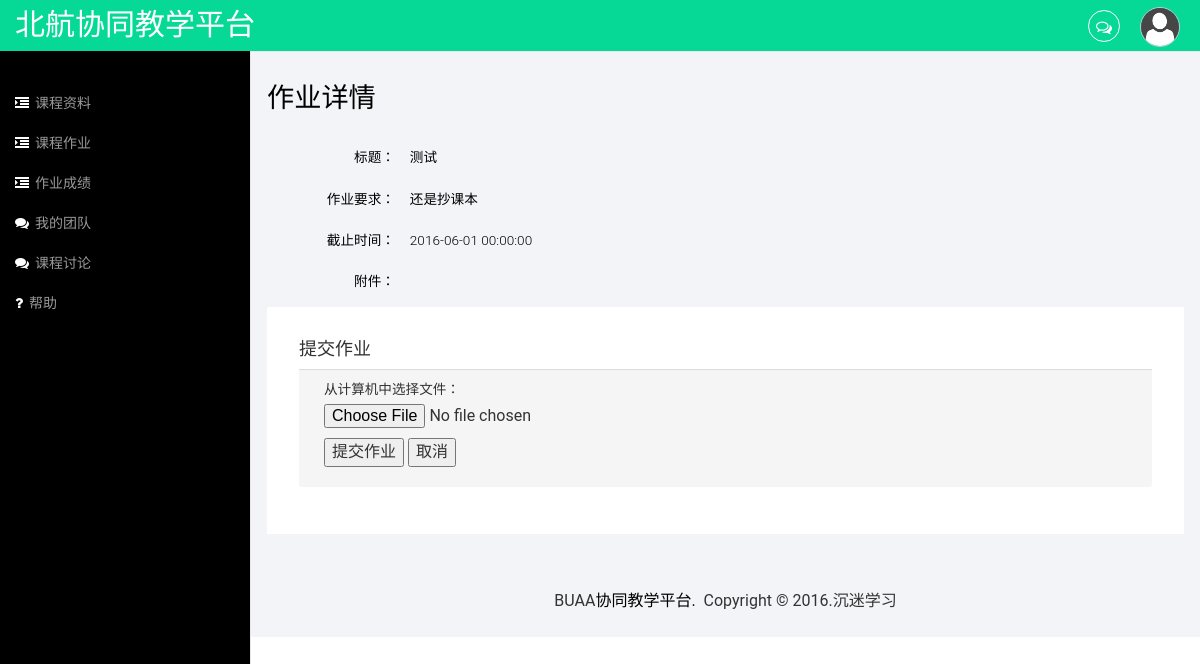
Screenshot of /Project/student/s_homework_sub.php?id=2 (signed in) with the database file from the repository.
### tables this page shows
CREATE TABLE `work` (
  `id` int(11) NOT NULL AUTO_INCREMENT,
  `title` varchar(255) DEFAULT NULL,
  `content` varchar(2000) DEFAULT NULL,
  `class_id` int(11) DEFAULT NULL,
  `kind` int(11) DEFAULT NULL,
  `start_time` datetime DEFAULT NULL,
  `end_time` datetime DEFAULT NULL,
  `attachment` varchar(255) DEFAULT NULL,
  PRIMARY KEY (`id`),
  KEY `class_id` (`class_id`),
  CONSTRAINT `work_ibfk_1` FOREIGN KEY (`class_id`) REFERENCES `class` (`id`)
);

### Project/database.php (called while the page is built, shortened)
<?php
class database{
	private $mysql_db,
			$mysql_host,
			$mysql_password,
			$mysql_user,
			$mysql_port,
			$connect;
	public function __construct(){
		$this->mysql_host = 'localhost';
		$this->mysql_db = 'edu_sys';
		$this->mysql_user = 'root';
		$this->mysql_password = '';
		$this->mysql_port = 3306;
	}
	public function connect_to_db(){
		$dns = 'mysql:host='.$this->mysql_host.";port=".$this->mysql_port.";dbname=".$this->mysql_db;
		try{
			$this->connect = new PDO($dns, $this->mysql_user,$this->mysql_password);
		}
		catch (PDOException $e) {
    		print "Error!: " . $e->getMessage() . "<br/>";
    		die();
		}
	}
	public function database_get($command)
	{
		$result = $this->connect->prepare($command);
		$result->execute();
		$value = $result->fetchAll(PDO::FETCH_ASSOC);
		return $value;
	}
}
?>

### Project/student/s_homework_sub.php (the view, shortened to what this page needs)
<?php
$html_partA = <<<HTML
<!DOCTYPE HTML>
<html>
<head>
<link href="../css/bootstrap.min.css" rel='stylesheet' type='text/css' />
<link href="../css/style.css" rel='stylesheet' type='text/css' />
<link href="../css/lines.css" rel='stylesheet' type='text/css' />
<link href="../css/font-awesome.css" rel="stylesheet">
<link href="../css/custom.css" rel="stylesheet">
</head>
<body>
<div id="wrapper">
        <nav class="top1 navbar navbar-default navbar-static-top" role="navigation" style="margin-bottom: 0">
            <div class="navbar-header">
                <a class="navbar-brand" href="student.php" style="font-family:'华文行楷'">北航协同教学平台</a>
            </div>
            <ul class="nav navbar-nav navbar-right">
				<li class="dropdown">
	        		<a href="#" class="dropdown-toggle" data-toggle="dropdown" aria-expanded="false"><i class="fa fa-comments-o"></i><span class="badge"></span></a>
	      		</li>
			    <li class="dropdown">
	        		<a href="#" class="dropdown-toggle avatar" data-toggle="dropdown"><img src="../images/1.png"></a>
	      		</li>
			</ul>
            <div class="navbar-default sidebar" role="navigation">
                <div class="sidebar-nav navbar-collapse">
                    <ul class="nav" id="side-menu">
                        <li>
                            <a href="s_resource.php"><i class="fa fa-indent nav_icon"></i>课程资料</a>
                        </li>
                        <li>
                            <a href="s_homework.php"><i class="fa fa-indent nav_icon"></i>课程作业</a>
                        </li>
						<li>
                            <a href="s_homework_grade.php"><i class="fa fa-indent nav_icon"></i>作业成绩</a>
                        </li>
						<li>
                            <a href="course_team.php"><i class="fa fa-comments nav_icon"></i>我的团队</a>
                        </li>
                        <li>
                            <a href="talk.php"><i class="fa fa-comments nav_icon"></i>课程讨论</a>
                        </li>
                        <li>
                            <a href=""><i class="fa fa-question nav_icon"></i>帮助</a>
                        </li>
                    </ul>
                </div>
            </div>
        </nav>
        	<div id="page-wrapper">
       			<div class="graphs">
                	<div class="xs">
  	       				<h3>作业详情</h3>
  	         			<div class="tab-content">
						  <div class="tab-pane active" id="horizontal-form">
                           <form class="form-horizontal">
                    		<div class="form-group">
								<label for="focusedinput" class="col-sm-2 control-label">标题：</label>
HTML;
$html_partB = <<<HTML
</div>
                            <div class="form-group">
								<label for="focusedinput" class="col-sm-2 control-label">作业要求：</label>
HTML;
$html_partC = <<<HTML
</div>
                            <div class="form-group">
								<label for="focusedinput" class="col-sm-2 control-label">截止时间：</label>
HTML;
$html_partD = <<<HTML
</div>
						   	<div class="form-group">
								<label for="focusedinput" class="col-sm-2 control-label">附件：</label>
HTML;
$html_partE = <<<HTML
</div>
                           </form>
                       	  </div>
                        </div>
                        <div class="bs-example4" data-example-id="contextual-table">
                        	<h4>提交作业</h4>
                            <div class="form-group panel-footer" style="height:auto;min-height:70px;">
HTML;
$html_partF = <<<HTML
<div class="row" style="margin-left:10px;">
                                    	<label class=" ">从计算机中选择文件：</label>
                                        <input  type="file" name="file" id="file"/>
                                    </div>
                                    <div id="fileName"></div>
                                    <div id="fileSize"></div>
                                    <div id="fileType"></div>
                                    <div class="row" style="margin-left:10px;margin-top:10px;margin-bottom:10px">
<input type="submit" onclick="uploadFile()" value="提交作业" />
                                        <input type="reset" onclick="" value="取消" />
                                   	</div>
                                    <!--<div class="panel-footer">
                                        <div class="row">
                                            <div class="col-sm-8 col-sm-offset-2">
                                                <button class="btn-inverse btn" style="width:100px">确定</button>
                                            </div>
                                        </div>
                                     </div>-->
HTML;
$html_partG = <<<HTML
<div id="progressNumber"></div>
                               	</form>
                           	</div>
                        </div>
                    </div>
				</div>
                <div class="copy_layout">
               		<p>BUAA<a href="">协同教学平台.&nbsp;</a> Copyright &copy; 2016.沉迷学习</p>
                </div>
       		</div>
   		</div>
   </div>
      </div>
   </div>
    <script src="../js/bootstrap.min.js"></script>
</body>
</html>
HTML;
require_once '../database.php';
$conn = new database();
$user_id = $_SESSION['user_id'];
$work_id = $_GET['id'];
$sql = "SELECT title,content,end_time,kind FROM work WHERE id=$work_id";
$result = $conn->database_get($sql);
$title = $result[0]['title'];
$content = $result[0]['content'];
$end_time = $result[0]['end_time'];
$kind = $result[0]['kind'];
$sql1 = "SELECT status FROM student WHERE id=$user_id";
$stu = $conn->database_get($sql1);
$status = $stu[0]['status'];
echo $html_partA;
echo "<label  class=\" control-label\" id=\"s_w_title\">$title</label>";
echo $html_partB;
echo "<label  class=\" control-label\" id=\"s_w_content\">$content</label>";
echo $html_partC;
echo "<label  class=\" control-label\" id=\"s_w_deadline\">$end_time</label>";
echo $html_partD;
echo $html_partE;
if($kind==2 && $status==1){
	echo "只有团队负责人才可以提交作业~";
}else {
	echo "<form id=\"\" enctype=\"multipart/form-data\" method=\"post\" action=\"upload_work.php?work_id=$work_id\" >";
	echo $html_partF;
}
echo $html_partG;

### Project/css/style.css (style rules this page uses)
h4, h5, h6, h1, h2, h3 { margin-top: 0; }
ul, ol { margin: 0; }
p { margin: 0; }
html, body { font-family: 'Roboto', sans-serif; font-size: 100%; background:#000; overflow-x: hidden; }
body a { transition:0.5s all; -webkit-transition:0.5s all; -moz-transition:0.5s all; -o-transition:0.5s all; -ms-transition:0.5s all; }
.navbar .navbar-nav li a { padding: 0 10px; line-height: 56px; position: relative; }
.navbar .navbar-nav li a i { border: 1px solid #fff; padding: 8px 0; width: 32px; text-align: center; -webkit-border-radius: 50em; -moz-border-radius: 50em; border-radius: 50em; color: #fff; height: 32px; }
.but_list, .tab-content { margin:1.5em 0 0 0; }
.navbar .navbar-nav li .dropdown-toggle.avatar img { height: 40px; -webkit-border-radius: 50em; -moz-border-radius: 50em; border-radius: 50em; border: 1px solid #c0cadd; margin-top: -4px; }
.navbar-default.sidebar { background-color: #000; font-family: 'Roboto', sans-serif; }
nav.top1.navbar.navbar-default.navbar-static-top { background-color:rgb(6, 217, 149); font-family: 'Roboto', sans-serif; }
.navbar-default .navbar-brand { color: #fff !important; font-size: 30px; font-weight: 500; }
.navbar-right { margin-right: 10px !important; }
.navbar-right li { display:inline-block; }
i.nav_icon { color: #fff; margin-right:6px; }
.sidebar ul li a { color: #999; font-size:14px; }
ul.nav.navbar-nav.navbar-right { height: 51px; }
.sidebar-nav.navbar-collapse { margin: 2em 0 0 0; }
.copy p a, .copy_layout p a { color:#000; }
.graphs { padding: 2em 1em; background: #f2f4f8; font-family: 'Roboto', sans-serif; }
.bs-example4 { background: #fff; padding: 2em; }
.xs h3, .widget_head { color:#000; font-size:1.7em; font-weight:300; margin-bottom: 1em; }
.tab-content > .active { display: block; visibility: visible; }
.form-horizontal .control-label { text-align: right; color: #000; font-weight: 300; font-size: 0.85em; }
.radio label, .checkbox label, label { font-size: 0.85em; font-weight:300; vertical-align: middle; }
.copy_layout { padding:1.5em 0 1.5em; background:#f2f4f8; text-align:center; margin: 0em 0em 0em 0; }

### Project/css/custom.css (style rules this page uses)
#wrapper { width: 100%; }
#page-wrapper { min-height: 568px; background-color: #fff; }
@media (min-width:768px) { #page-wrapper { position: inherit; margin: 0 0 0 250px; border-left: 1px solid #e7e7e7; } }
.sidebar .sidebar-nav.navbar-collapse { padding-right: 0; padding-left: 0; }
@media (min-width:768px) { .sidebar { z-index: 1; position: absolute; width: 250px; margin-top: 51px; } }

### rows the page displays
work: title "测试", content "还是抄课本", end_time "2016-06-01 00:00:00"
